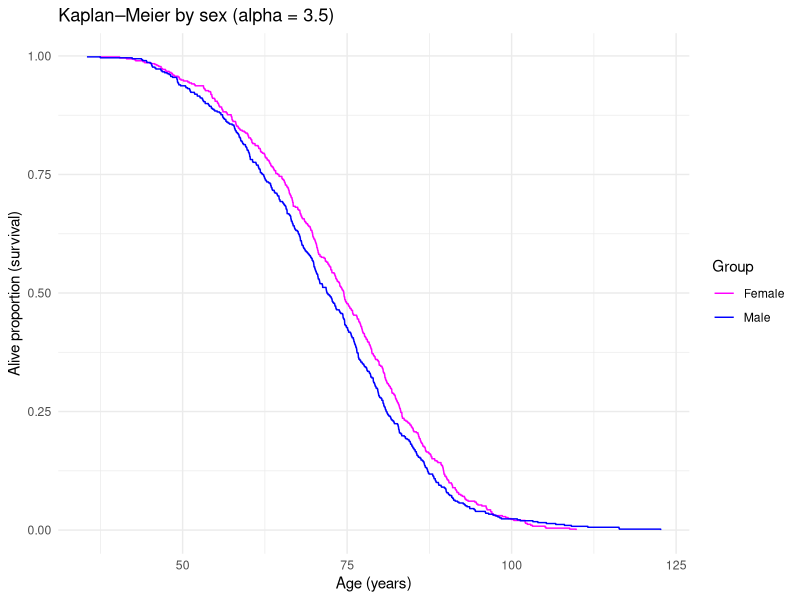
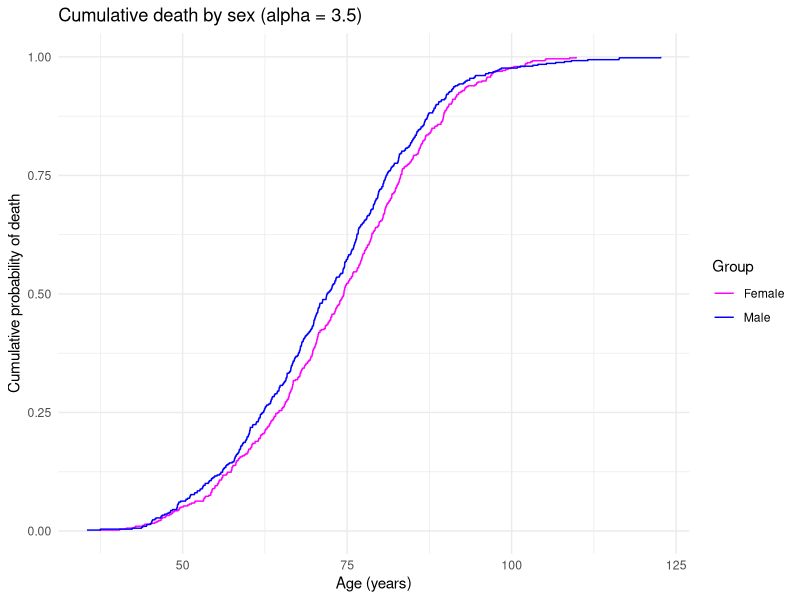
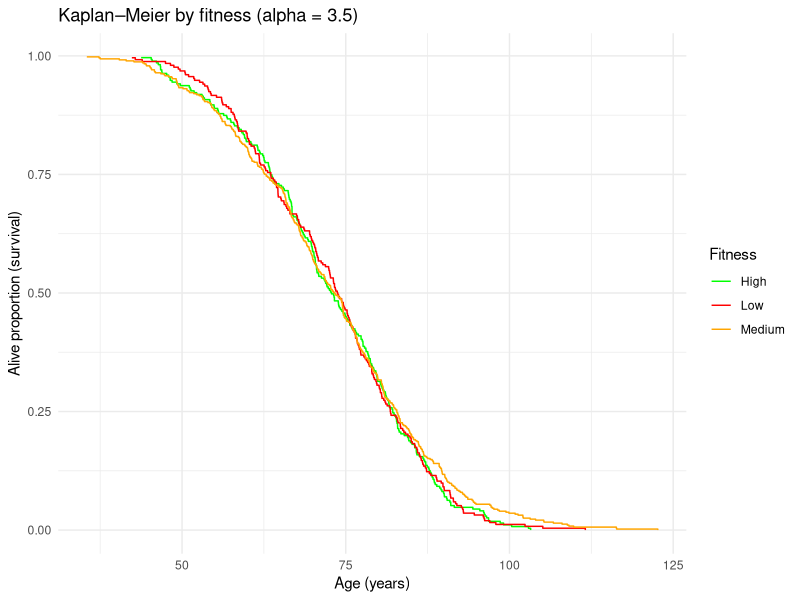
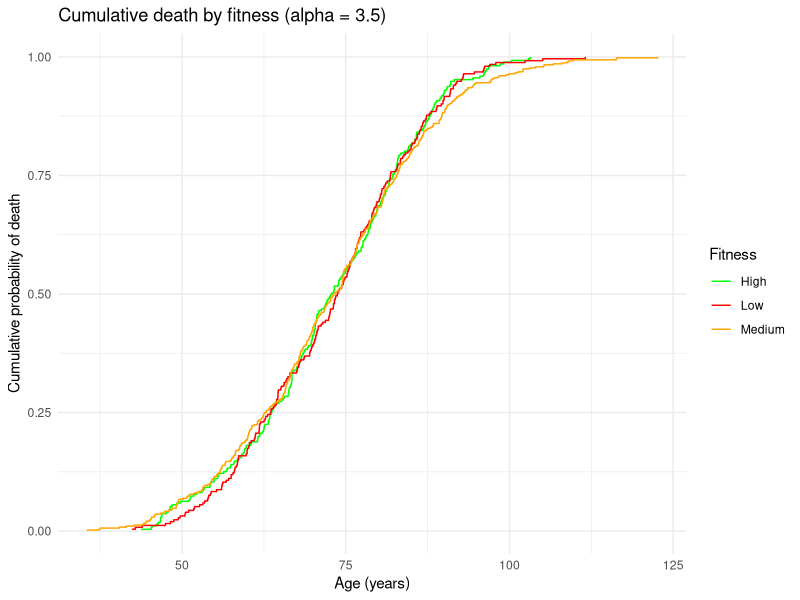
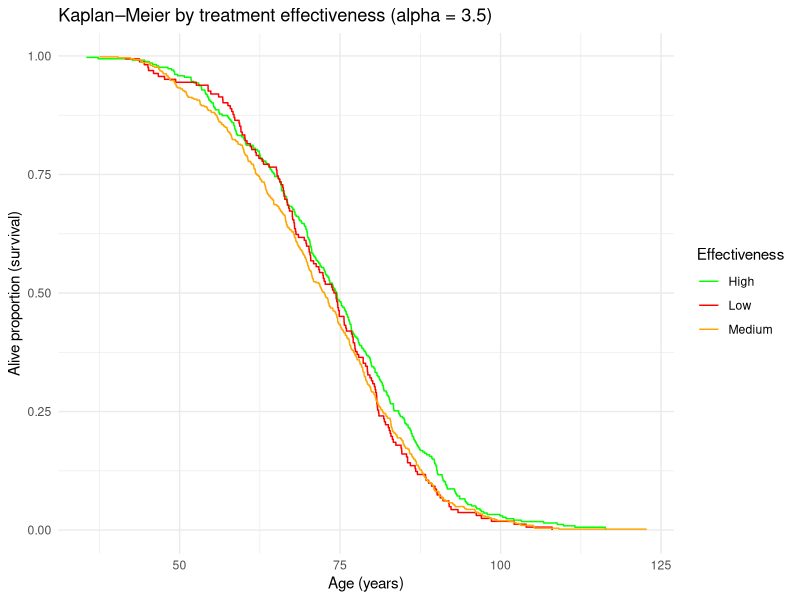
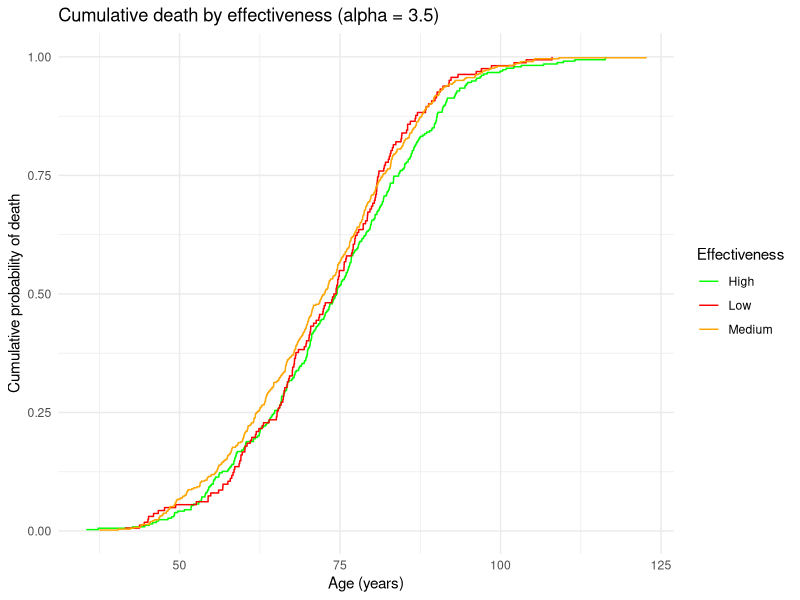
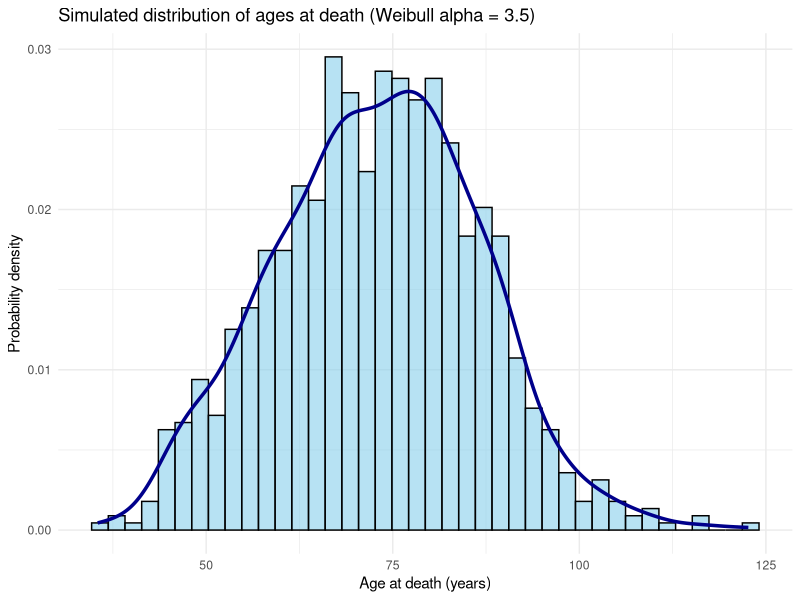

The R source for these figures, in order:
# Life-time simulation (Weibull + Cox-like effects)

# Packages
set.seed(1)
suppressPackageStartupMessages({
  library(ggplot2)
  library(survival)})

# Output folder on Desktop 
get_desktop <- function() {
  # Windows
  dp_win <- file.path(Sys.getenv("USERPROFILE"), "Desktop")
  if (nzchar(Sys.getenv("USERPROFILE")) && dir.exists(dp_win)) return(dp_win)
  # Fallback: home
  return(path.expand("~"))}

desktop_path <- get_desktop()
out_dir <- file.path(desktop_path, "Weibull_Survival_Plots")
dir.create(out_dir, showWarnings = FALSE, recursive = TRUE)
cat("Saving plots to:\n", out_dir, "\n\n", sep = "")

# Base parameters
n <- 1000
alpha <- 3.5                # shape: risk grows with age
start_age_mean <- 30        # average age at start
L_med <- 45                 # desired median of life time (years after start)

# Auto-scale (beta) to hit chosen median
beta <- L_med / (log(2))^(1 / alpha)

# individual variables
start_age <- pmin(pmax(rnorm(n, start_age_mean, 5), 20), 40)
sex <- sample(0:1, n, replace = TRUE)                   # 0=female, 1=male
fitness <- pmin(pmax(rnorm(n, 0.5, 0.15), 0), 1)        # 0–1
effectiveness <- pmin(pmax(rnorm(n, 0.6, 0.2), 0), 1)   # 0–1

# Cox-like coefficients 
coef_age <- log(1.2) / 10       # +20% risk per +10y start age
coef_sex <- log(1.05)           # males +5% risk
coef_fit <- log(0.97) / 0.1     # +0.1 fitness -> ~-3% risk
coef_eff <- log(0.7)            # effectiveness -> ~-30% risk

risk_score <- coef_age * start_age + coef_sex * sex + coef_fit * fitness + coef_eff * effectiveness

# Generate life time Weibull
U <- runif(n)
time_to_death <- beta * ((-log(U)) / exp(risk_score))^(1 / alpha)
final_age <- start_age + time_to_death


# Small KM helper (no censoring here)
calc_surv <- function(time_vec) {
  fit <- survfit(Surv(time_vec, rep(1, length(time_vec))) ~ 1)
  data.frame(time = fit$time, S = fit$surv, stringsAsFactors = FALSE)
}

# Build main data frame
df <- data.frame(
  start_age = start_age,
  final_age = final_age,
  time = time_to_death,
  sex = factor(sex, labels = c("Female", "Male")),
  fitness = fitness,
  effectiveness = effectiveness
)


# KM by SEX
km_female <- calc_surv(df$final_age[df$sex == "Female"])
km_male   <- calc_surv(df$final_age[df$sex == "Male"])

p1 <- ggplot() +
  geom_step(data = km_female, aes(x = time, y = S, color = "Female")) +
  geom_step(data = km_male,   aes(x = time, y = S, color = "Male")) +
  scale_color_manual(values = c("Female" = "magenta", "Male" = "blue")) +
  labs(x = "Age (years)", y = "Alive proportion (survival)",
       title = "Kaplan–Meier by sex (alpha = 3.5)", color = "Group") +
  theme_minimal()

p2 <- ggplot() +
  geom_step(data = km_female, aes(x = time, y = 1 - S, color = "Female")) +
  geom_step(data = km_male,   aes(x = time, y = 1 - S, color = "Male")) +
  scale_color_manual(values = c("Female" = "magenta", "Male" = "blue")) +
  labs(x = "Age (years)", y = "Cumulative probability of death",
       title = "Cumulative death by sex (alpha = 3.5)", color = "Group") +
  theme_minimal()

ggsave(file.path(out_dir, "KM_by_sex_R.png"), p1, dpi = 300, width = 8, height = 5)
ggsave(file.path(out_dir, "CDF_by_sex_R.png"), p2, dpi = 300, width = 8, height = 5)

# KM by FITNESS level
fit_cat <- cut(df$fitness, breaks = c(0, 0.4, 0.6, 1),
               labels = c("Low", "Medium", "High"), include.lowest = TRUE)
df$fit_cat <- fit_cat

# Build KM table per category 
split_fit <- split(df$final_age, df$fit_cat)
km_fit_list <- lapply(names(split_fit), function(level) {
  tmp <- calc_surv(split_fit[[level]])
  tmp$fit_cat <- level
  tmp
})
km_fit <- do.call(rbind, km_fit_list)

p3 <- ggplot(km_fit, aes(x = time, y = S, color = fit_cat)) +
  geom_step() +
  scale_color_manual(values = c("Low" = "red", "Medium" = "orange", "High" = "green")) +
  labs(x = "Age (years)", y = "Alive proportion (survival)",
       title = "Kaplan–Meier by fitness (alpha = 3.5)", color = "Fitness") +
  theme_minimal()

p4 <- ggplot(km_fit, aes(x = time, y = 1 - S, color = fit_cat)) +
  geom_step() +
  scale_color_manual(values = c("Low" = "red", "Medium" = "orange", "High" = "green")) +
  labs(x = "Age (years)", y = "Cumulative probability of death",
       title = "Cumulative death by fitness (alpha = 3.5)", color = "Fitness") +
  theme_minimal()

ggsave(file.path(out_dir, "KM_by_fitness_R.png"), p3, dpi = 300, width = 8, height = 5)
ggsave(file.path(out_dir, "CDF_by_fitness_R.png"), p4, dpi = 300, width = 8, height = 5)


# 9) KM by EFFECTIVENESS level
eff_cat <- cut(df$effectiveness, breaks = c(0, 0.4, 0.7, 1),
               labels = c("Low", "Medium", "High"), include.lowest = TRUE)
df$eff_cat <- eff_cat

split_eff <- split(df$final_age, df$eff_cat)
km_eff_list <- lapply(names(split_eff), function(level) {
  tmp <- calc_surv(split_eff[[level]])
  tmp$eff_cat <- level
  tmp
})
km_eff <- do.call(rbind, km_eff_list)

p5 <- ggplot(km_eff, aes(x = time, y = S, color = eff_cat)) +
  geom_step() +
  scale_color_manual(values = c("Low" = "red", "Medium" = "orange", "High" = "green")) +
  labs(x = "Age (years)", y = "Alive proportion (survival)",
       title = "Kaplan–Meier by treatment effectiveness (alpha = 3.5)",
       color = "Effectiveness") +
  theme_minimal()

p6 <- ggplot(km_eff, aes(x = time, y = 1 - S, color = eff_cat)) +
  geom_step() +
  scale_color_manual(values = c("Low" = "red", "Medium" = "orange", "High" = "green")) +
  labs(x = "Age (years)", y = "Cumulative probability of death",
       title = "Cumulative death by effectiveness (alpha = 3.5)",
       color = "Effectiveness") +
  theme_minimal()

ggsave(file.path(out_dir, "KM_by_effectiveness_R.png"), p5, dpi = 300, width = 8, height = 5)
ggsave(file.path(out_dir, "CDF_by_effectiveness_R.png"), p6, dpi = 300, width = 8, height = 5)


#Histogram + density of final ages
# -------------------------
p7 <- ggplot(df, aes(x = final_age)) +
  geom_histogram(aes(y = ..density..), bins = 40,
                 fill = "skyblue", color = "black", alpha = 0.6) +
  geom_density(color = "darkblue", linewidth = 1.2) +
  labs(x = "Age at death (years)", y = "Probability density",
       title = "Simulated distribution of ages at death (Weibull alpha = 3.5)") +
  theme_minimal()

ggsave(file.path(out_dir, "Histogram_final_age_alpha3.5_R.png"),
       p7, dpi = 300, width = 9, height = 5)

#  Final summary
png_files <- list.files(out_dir, pattern = "\\.png$", full.names = TRUE)
cat("\nSaved PNG files:\n", paste0(" - ", basename(png_files), collapse = "\n"), "\n", sep = "")
cat(sprintf("\nWeibull scale (beta): %.2f\n", beta))
cat(sprintf("Mean start age: %.1f\n", mean(start_age)))
cat(sprintf("Median age at death (Females): %.1f\n", median(final_age[sex == 0])))
cat(sprintf("Median age at death (Males): %.1f\n", median(final_age[sex == 1])))
cat(sprintf("Max age observed: %.1f\n", max(final_age)))
